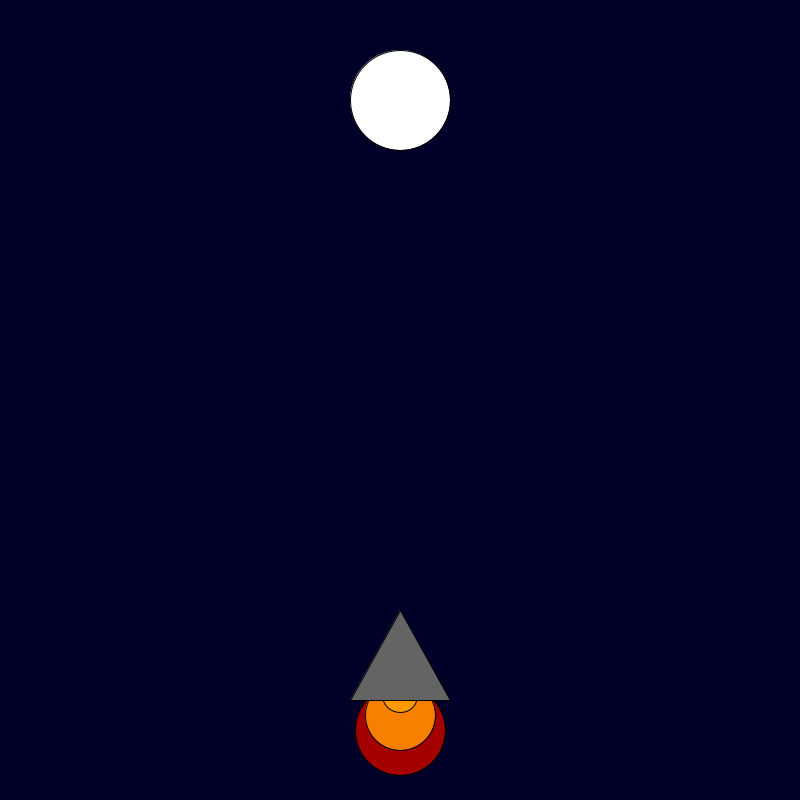
Frame 1 (no input)
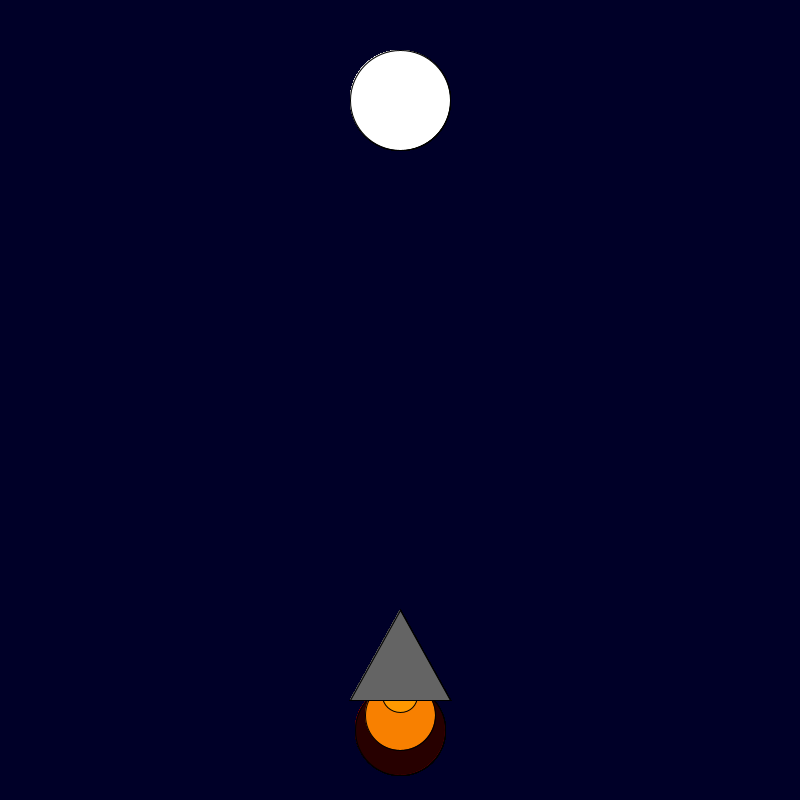
Frame 60 (the mouse pressed at the canvas centre just before this capture)
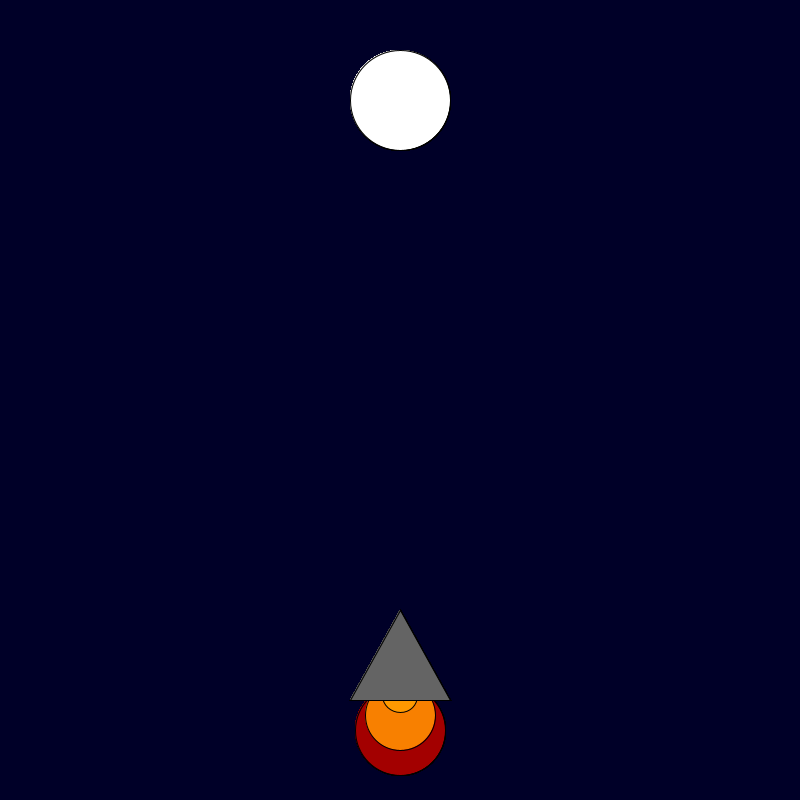
Frame 120 (the mouse held since frame 60 and released just before this capture)

The Processing sketch that drew these frames (run headless with seeded random() and noise(); from frame 60 on, the mouse is pressed at the canvas centre):

// Processing sketch: endless_rocket_journey
// ── endless_rocket_journey.pde
int x = 400; 
int y = 600; 

void setup() {

    background(0, 0, 40); size(800, 800);

}

void draw() {

    fill(random(255), 0, 0);
    ellipse(x, y + 130, 90, 90);
    fill(248, 128, 0);
    ellipse(x, y + 115, 70, 70);
    fill(255, 153, 0);
    ellipse(x, y + 95, 35, 35);
    fill(100, 100, 100);
    triangle(x, y + 10, x + 50, y + 100, x - 50, y + 100);
    fill(255, 255, 255);
    ellipse(400, 100, 100, 100);
}
